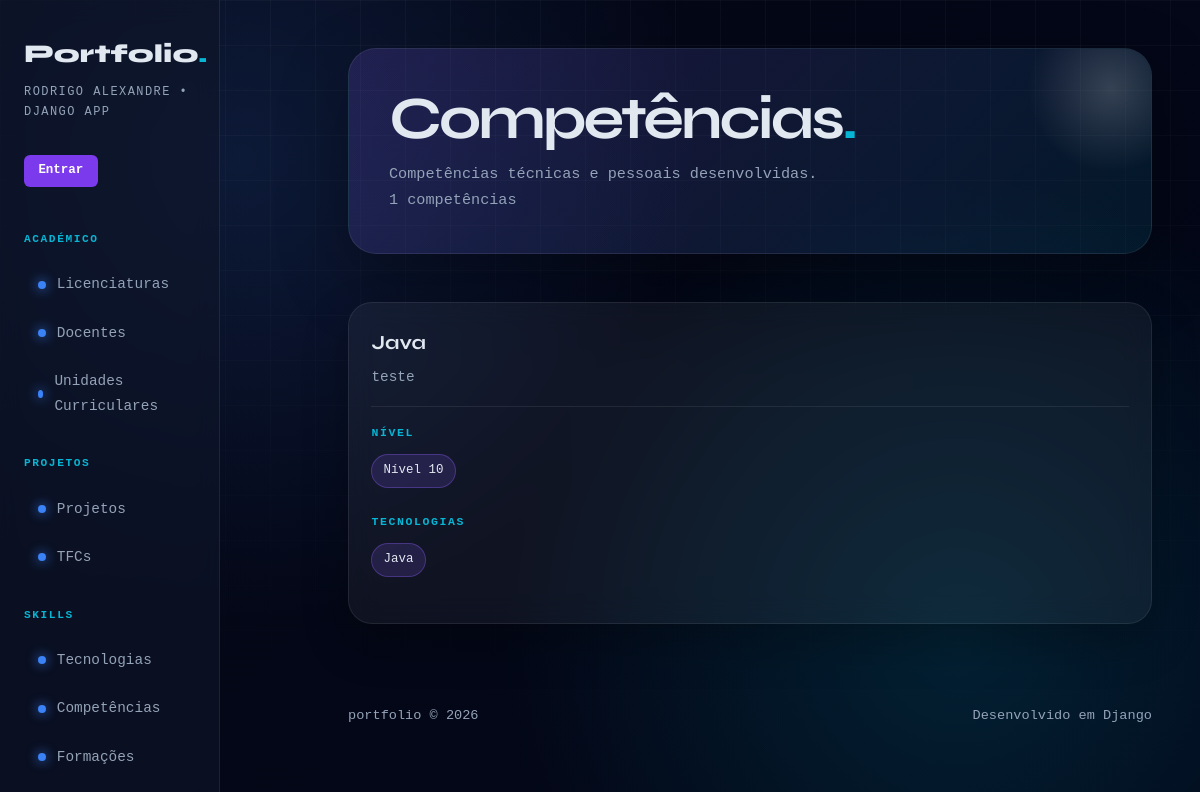
Screenshot of /portfolio/competencias/ with the database file from the repository.
### portfolio/models.py (models this page shows, shortened)
class Competencia(models.Model):
    nome = models.CharField(max_length=100)
    tipo = models.CharField(max_length=50)
    nivel = models.IntegerField()
    descricao = models.TextField(blank=True)
    tecnologias = models.ManyToManyField(
        Tecnologia, blank=True, related_name="competencias"
    )
    class Meta:
        verbose_name_plural = "Competências"

class Tecnologia(models.Model):
    nome = models.CharField(max_length=100)
    descricao = models.TextField(blank=True)
    categoria = models.CharField(max_length=100)
    logo = models.ImageField(upload_to="tecnologias/", blank=True, null=True)
    url = models.URLField(blank=True)
    interesse = models.IntegerField(null=True, blank=True)
    class Meta:
        verbose_name_plural = "Tecnologias"

### portfolio/views.py (the view)
# urls.py: path('competencias/', views.competencias_view, name='competencias'),
def competencias_view(request):
    competencias = Competencia.objects.prefetch_related('tecnologias').all()
    return render(request, 'portfolio/competencias.html', {'competencias': competencias})

### accounts/templatetags/auth_extras.py (called while the page is built)
@register.filter
def in_group(user, group_name):
    if not user.is_authenticated:
        return False
    return user.groups.filter(name=group_name).exists()

### portfolio/templates/portfolio/competencias.html (shortened to what this page needs)
{% extends "portfolio/base.html" %}
{% load auth_extras %}
{% block content %}
<div class="page-header">
    <div>
        <h2>Competências<span>.</span></h2>
        <p>Competências técnicas e pessoais desenvolvidas.</p>
    </div>
    <span class="page-count">{{ competencias|length }} competências</span>
</div>
<section class="grid">
    {% for comp in competencias %}
    <article class="card">
        <header>
            <h3>{{ comp.nome }}</h3>
            <p>{{ comp.tipo }}</p>
        </header>
        <section>
            <h4>Nível</h4>
            <p><span class="badge">Nível {{ comp.nivel }}</span></p>
            <br>
            <h4>Tecnologias</h4>
            <ul class="tag-list">
                {% for tec in comp.tecnologias.all %}
                    <li>{{ tec.nome }}</li>
                {% empty %}
                    <li>Sem tecnologias</li>
                {% endfor %}
            </ul>
            <br>
        </section>
    </article>
    {% endfor %}
</section>
{% endblock %}

### portfolio/static/portfolio/styles.css (style rules this page uses)
* { margin: 0; padding: 0; box-sizing: border-box; }
:root { --bg: #050816; --surface: rgba(15, 23, 42, 0.7); --border: rgba(255, 255, 255, 0.08); --accent: #3b82f6; --accent2: #06b6d4; --text: #e2e8f0; --muted: #94a3b8; --card: rgba(255, 255, 255, 0.05); }
html { scroll-behavior: smooth; }
body { background: radial-gradient(circle at 20% 20%, rgba(59,130,246,0.15), transparent 40%), radial-gradient(circle at 80% 80%, rgba(6,182,212,0.15), transparent 40%), linear-gradient(135deg, #050816, #020617); color: var(--text); font-family: 'DM Mono', monospace; font-size: 14px; line-height: 1.7; min-height: 100vh; }
body::before { content: ""; position: fixed; inset: 0; background-image: linear-gradient(rgba(255,255,255,0.03) 1px, transparent 1px), linear-gradient(90deg, rgba(255,255,255,0.03) 1px, transparent 1px); background-size: 45px 45px; pointer-events: none; mask-image: linear-gradient(to bottom, black, transparent); }
.page-header { position: relative; margin-bottom: 3rem; padding: 2.5rem; border-radius: 28px; background: linear-gradient(135deg, rgba(139,92,246,0.18), rgba(6,182,212,0.10)); border: 1px solid var(--border); box-shadow: 0 25px 70px rgba(0,0,0,0.30); overflow: hidden; }
.page-header::after { content: ""; position: absolute; width: 180px; height: 180px; right: -50px; top: -50px; background: radial-gradient(circle, rgba(255,255,255,0.18), transparent 65%); border-radius: 50%; }
.page-header h2 { font-family: 'Syne', sans-serif; font-size: clamp(2rem, 5vw, 4rem); line-height: 1; letter-spacing: -0.05em; margin-bottom: 0.8rem; }
.page-header h2 span { color: var(--accent2); }
.page-header p, .page-count { color: var(--muted); font-size: 0.95rem; }
section.grid { display: grid; grid-template-columns: repeat(auto-fit, minmax(280px, 1fr)); gap: 1.4rem; }
article.card { position: relative; padding: 1.4rem; background: var(--card); border: 1px solid var(--border); border-radius: 24px; backdrop-filter: blur(14px); box-shadow: 0 18px 45px rgba(0,0,0,0.25); overflow: hidden; transition: 0.25s ease; animation: fadeUp 0.5s ease both; }
article.card::before { content: ""; position: absolute; inset: 0; background: linear-gradient(135deg, rgba(139,92,246,0.18), transparent 45%); opacity: 0; transition: 0.25s ease; }
article.card > * { position: relative; z-index: 1; }
article.card header { border-bottom: 1px solid var(--border); padding-bottom: 1rem; margin-bottom: 1rem; }
article.card header h3 { font-family: 'Syne', sans-serif; font-size: 1.25rem; margin-bottom: 0.35rem; }
article.card header p { color: var(--muted); font-size: 0.9rem; }
article.card section h4 { color: var(--accent2); font-size: 0.72rem; text-transform: uppercase; letter-spacing: 0.14em; margin-bottom: 0.7rem; }
article.card section p { color: var(--muted); font-size: 0.92rem; line-height: 1.7; }
ul.tag-list { list-style: none; display: flex; flex-wrap: wrap; gap: 0.5rem; }
ul.tag-list li, .badge { display: inline-block; padding: 0.35rem 0.7rem; border-radius: 999px; background: rgba(139,92,246,0.16); color: var(--text); border: 1px solid rgba(139,92,246,0.35); font-size: 0.78rem; }

### rows the page displays
Competencia: nome "Java", tipo "teste", nivel "10"
Tecnologia: nome "Java"

### other values shown
{{ competencias|length }} "1"
